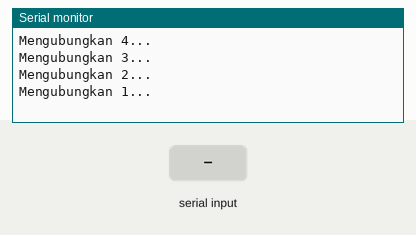
This sketch was run on a simulated ESP8266 (NodeMCU). Shown: the last lines printed to the serial monitor. Inputs (shaded band) come from the test bench. WiFi joins after 1.5 s; servers stay silent unless stated; uploads are accepted with an empty reply; random numbers use the default seed unless the sketch sets one.

Above: at 5.2 s.
5.3 s: "ojiklalu07\n" received over Serial
At 7.7 s:
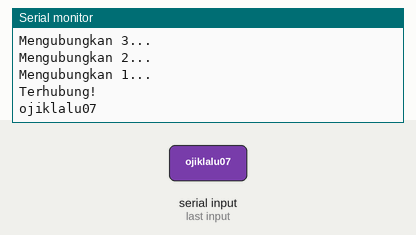
8.0 s: "1" received over Serial
At 11.2 s:
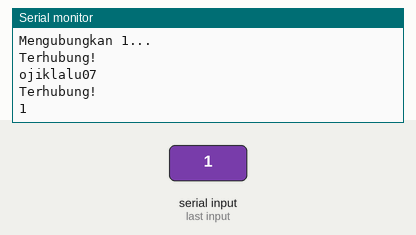
Timing chart, 0 to 12.7 s (numbered marks = the images above; inputs shaded):
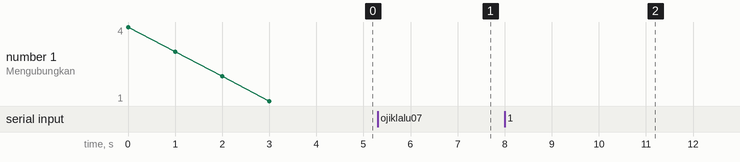

The sketch:

nodeMCU.ino
```cpp
#include <Arduino.h>
#include <ArduinoJson.h>

#include <ESP8266WiFi.h>
#include <ESP8266WiFiMulti.h>

#include <ESP8266HTTPClient.h>

#include <WiFiClient.h>

#include <string>
ESP8266WiFiMulti WiFiMulti;

void setup() {

  Serial.begin(9600);
   Serial.setDebugOutput(true);
  for (uint8_t t = 4; t > 0; t--) {
    Serial.printf("Mengubungkan %d...\n", t);
//    Serial.flush();
    delay(1000);
  }

  WiFi.mode(WIFI_STA);
//  WiFiMulti.addAP("OJIK.NET", "ojiklalu07");
  WiFiMulti.addAP("NightCity", "NightCity2077");

}

void loop() {
  // put your main code here, to run repeatedly:
  if((WiFiMulti.run() == WL_CONNECTED)){
    Serial.print("Terhubung!\n");
//    membaca data dari Serial 9600
String dataSensor;
String dataSuhu;
    String suhu=String(random(127));
    String debitair=String(random(300));
//String httpRequestData;
//while(Serial.available()>0){
  dataSensor=Serial.readString();
//  dataSensor+=char(Serial.read());
//  }
  Serial.println(dataSensor);
String  httpRequestData = "{\"suhu\": \"" + dataSensor + "\",\"debitair\": \"" + debitair + "\",\"action\": \"setDatas\"}";

     HTTPClient http;
    WiFiClient client;
    http.begin(client,"http://192.168.43.194:3000/api/nodemcu");

//    int httpCode=http.GET();
//http.addHeader("Content-Type", "application/json");
http.addHeader("Content-Type", "text/plain");
http.POST(dataSensor);
//      http.addHeader("Content-Type", "application/x-www-form-urlencoded");
      // Send HTTP POST request
      if(dataSensor!=0){

//      int httpCode = http.POST(httpRequestData);
        }

      String payload = http.getString();
      Serial.println(payload);
    http.end();
  }
delay(3000);
}
```

Measured:
- after the input at 5.3 s, the serial monitor: prints a new line after 1.2 s (image 1)
- after the input at 8.0 s, the serial monitor: prints a new line after 2.7 s (image 2)
